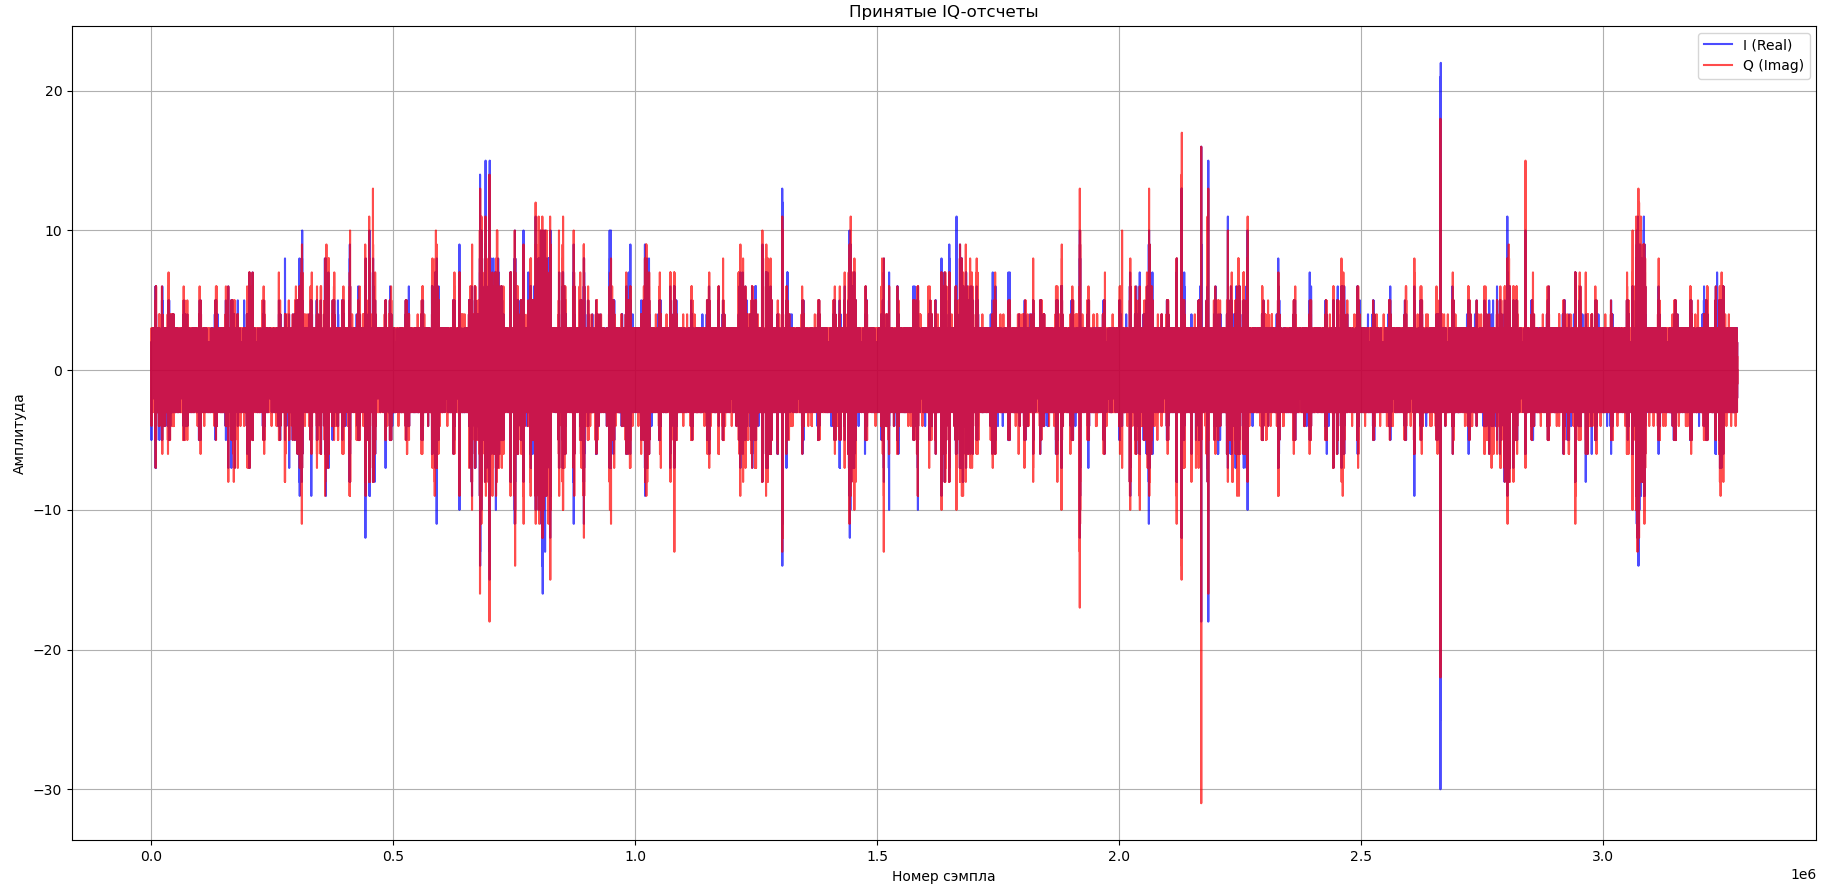

The Python source for this figure:
import numpy as np
import matplotlib.pyplot as plt

name = "build/rxdata.pcm"

raw_data = np.fromfile(name, dtype=np.int16)
real = raw_data[0::2]
imag = raw_data[1::2]
count = np.arange(len(real))

plt.figure(figsize=(15, 6))
plt.plot(count, real, color='blue', label='I (Real)', alpha=0.7)
plt.plot(count, imag, color='red', label='Q (Imag)', alpha=0.7)
plt.title("Принятые IQ-отсчеты")
plt.xlabel("Номер сэмпла")
plt.ylabel("Амплитуда")
plt.legend()
plt.grid(True)
plt.tight_layout()
plt.show()
